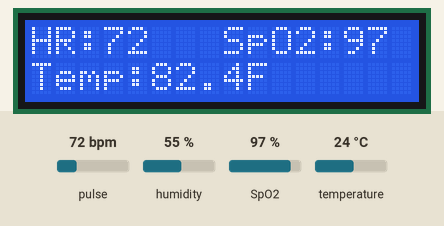
A sketch run on a simulated ESP32. Shown: 16×2 character LCD. The test bench sets the inputs (shaded band); at power-on: pulse 72 bpm, temperature 24 °C, SpO2 97 %, humidity 55 %. WiFi joins after 1.5 s; servers stay silent unless stated.

Above: at 9.5 s.
9.6 s: pulse set to 42 bpm
At 10.8 s:
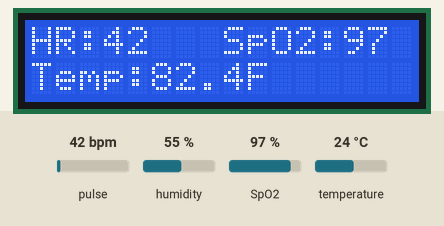
11.4 s: temperature set to 12 °C
At 13.1 s:
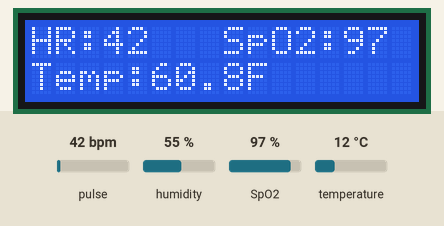
13.4 s: SpO2 set to 80 %
At 15.1 s:
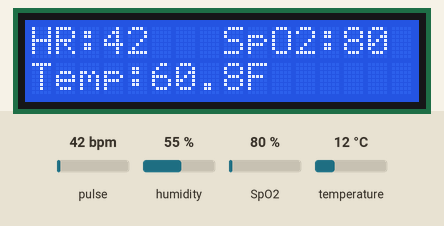
15.4 s: temperature set to 19 °C
At 18.9 s:
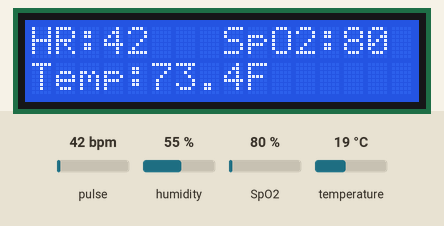
19.4 s: pulse set to 70 bpm
At 20.8 s:
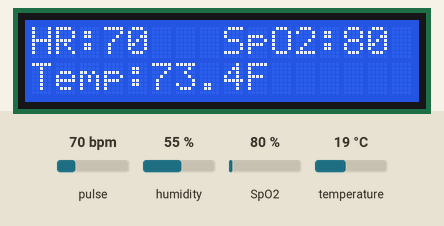
21.4 s: temperature set to 28 °C
At 24.7 s:
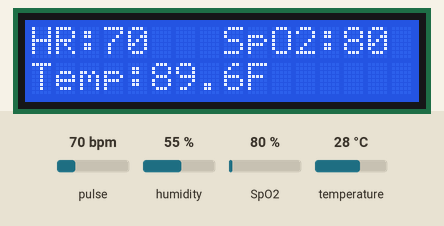
Timing chart, 0 to 26.2 s (numbered marks = the images above; inputs shaded):
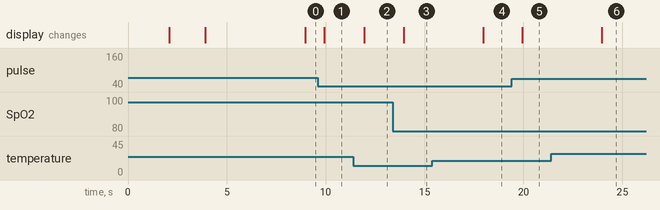

Measured:
- after the input at 9.6 s, the display: changes after 0.34 s (image 1)
- after the input at 11.4 s, the display: changes after 0.56 s (image 2)
- after the input at 13.4 s, the display: changes after 0.54 s (image 3)
- after the input at 15.4 s, the display: changes after 2.6 s (image 4)
- after the input at 19.4 s, the display: changes after 0.54 s (image 5)
- after the input at 21.4 s, the display: changes after 2.6 s (image 6)

The sketch:

iot_health_monitoring.ino
```cpp
#define BLYNK_TEMPLATE_ID "YOUR_TEMPLATE_ID"
#define BLYNK_TEMPLATE_NAME "monitor"
#define BLYNK_AUTH_TOKEN "YOUR_BLYNK_AUTH_TOKEN"

#define BLYNK_PRINT Serial

#include <WiFi.h>
#include <BlynkSimpleEsp32.h>
#include <Wire.h>
#include <LiquidCrystal_I2C.h>
#include "MAX30105.h"
#include "spo2_algorithm.h"
#include <DHT.h>

// WiFi
char ssid[] = "YOUR_WIFI_NAME";
char pass[] = "YOUR_WIFI_PASSWORD";

// LCD
LiquidCrystal_I2C lcd(0x27, 16, 2);

// MAX30102
MAX30105 sensor;

// DHT11
#define DHTPIN 4
#define DHTTYPE DHT11
DHT dht(DHTPIN, DHTTYPE);

// Buffers
#define BUFFER_SIZE 100
uint32_t irBuffer[BUFFER_SIZE];
uint32_t redBuffer[BUFFER_SIZE];

int32_t spo2;
int32_t heartRate;
int8_t validSPO2;
int8_t validHeartRate;

void setup()
{
  Serial.begin(115200);
  Wire.begin(21, 22);

  lcd.init();
  lcd.backlight();
  lcd.setCursor(0,0);
  lcd.print("Initializing...");
  delay(2000);
  lcd.clear();

  dht.begin();

  Blynk.begin(BLYNK_AUTH_TOKEN, ssid, pass);

  if (!sensor.begin(Wire, I2C_SPEED_FAST))
  {
    lcd.setCursor(0,0);
    lcd.print("MAX30102 ERROR");
    while (1);
  }

  sensor.setup(60, 4, 2, 100, 411, 4096);

  lcd.setCursor(0,0);
  lcd.print("Place Finger");

  for (int i = 0; i < BUFFER_SIZE; i++)
  {
    while (!sensor.available()) {
      sensor.check();
      Blynk.run();
    }
    redBuffer[i] = sensor.getRed();
    irBuffer[i] = sensor.getIR();
    sensor.nextSample();
  }
}

void loop()
{
  Blynk.run();

  for (int i = 25; i < BUFFER_SIZE; i++)
  {
    redBuffer[i - 25] = redBuffer[i];
    irBuffer[i - 25] = irBuffer[i];
  }

  for (int i = BUFFER_SIZE - 25; i < BUFFER_SIZE; i++)
  {
    while (!sensor.available()) {
      sensor.check();
      Blynk.run();
    }

    redBuffer[i] = sensor.getRed();
    irBuffer[i] = sensor.getIR();
    sensor.nextSample();
  }

  maxim_heart_rate_and_oxygen_saturation(
    irBuffer, BUFFER_SIZE,
    redBuffer,
    &spo2, &validSPO2,
    &heartRate, &validHeartRate
  );

  float tempC = dht.readTemperature();

  if (isnan(tempC)) {
    Serial.println("Temp Error");
    return;
  }

  tempC = tempC + 4.0;
  float tempF = (tempC * 9.0 / 5.0) + 32.0;

  long irValue = irBuffer[BUFFER_SIZE - 1];

  lcd.clear();

  if (irValue < 50000)
  {
    lcd.setCursor(0,0);
    lcd.print("No Finger");

    lcd.setCursor(0,1);
    lcd.print("Temp:");
    lcd.print(tempF, 1);
    lcd.print("F");
  }
  else
  {
    if (!validHeartRate || heartRate < 40 || heartRate > 180)
      heartRate = 0;

    if (spo2 > 100) spo2 = 100;
    if (!validSPO2 || spo2 < 80)
      spo2 = 0;

    lcd.setCursor(0,0);
    lcd.print("HR:");
    lcd.print(heartRate);

    lcd.setCursor(8,0);
    lcd.print("SpO2:");
    lcd.print(spo2);

    lcd.setCursor(0,1);
    lcd.print("Temp:");
    lcd.print(tempF, 1);
    lcd.print("F");

    Blynk.virtualWrite(V0, heartRate);
    Blynk.virtualWrite(V1, spo2);
    Blynk.virtualWrite(V2, tempF);
  }
}
```
